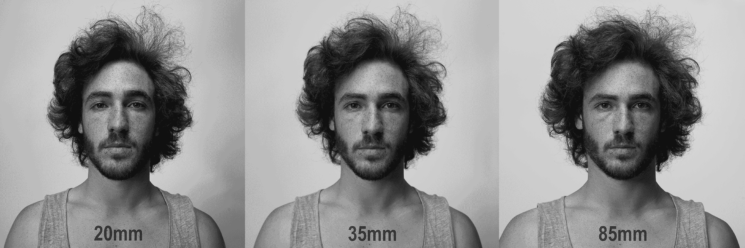
#> input picture 4.png, 745 x 248 px
$ python main.py
#> lines starting #> are read from the running program, lines starting #| are printed output that depends on the picture; after the words box and inside, x2 and y2 are one past the last pixel; in counts of white or black regions, pixels touching at a corner belong together

# coding: utf-8

# In[1]:


import numpy as np
import cv2


# In[2]:


face_cascade = cv2.CascadeClassifier('haarcascade_frontalface_default.xml')
eye_cascade = cv2.CascadeClassifier('haarcascade_eye.xml')


# In[3]:


img = cv2.imread('4.png')
#> img is the input picture: shape (248, 745, 3); min 16, max 215, mean 144.9
gray = cv2.cvtColor(img, cv2.COLOR_BGR2GRAY)

cv2.imshow('original',img)
cv2.imshow('gray',gray)

# In[4]:


faces = face_cascade.detectMultiScale(gray, 1.3, 5)
#> faces = [[324, 67, 98, 98], [70, 65, 98, 98], [576, 68, 97, 97]]


# In[ ]:


for (x,y,w,h) in faces:
    img = cv2.rectangle(img,(x,y),(x+w,y+h),(255,0,0),2)
    roi_gray = gray[y:y+h, x:x+w]
    roi_color = img[y:y+h, x:x+w]
    eyes = eye_cascade.detectMultiScale(roi_gray)
    for (ex,ey,ew,eh) in eyes:
        cv2.rectangle(roi_color,(ex,ey),(ex+ew,ey+eh),(0,255,0),2)
#> this loop made 3 passes
#> (x, y, w, h, eyes) on passes 1 to 3: (324, 67, 98, 98, [[54, 25, 26, 26], [17, 26, 24, 24]]), (70, 65, 98, 98, [[17, 25, 28, 28]]), (576, 68, 97, 97, [[53, 25, 24, 24], [14, 24, 27, 27]])
#> pass 1, `img = cv2.rectangle(img,(x,y),(x+w,y+h),(255,0,0),2)`:
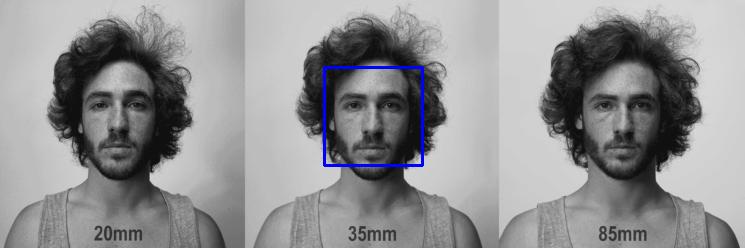
#> img: shape (248, 745, 3); 0.63% of pixels changed, all inside (x1, y1, x2, y2) = (323, 66, 424, 167)
#> pass 1, `roi_gray = gray[y:y+h, x:x+w]`:
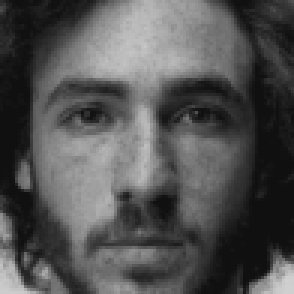
#> roi_gray: shape (98, 98) (shown 3 times larger); min 16, max 208, mean 82.5
#> pass 1, `roi_color = img[y:y+h, x:x+w]`:
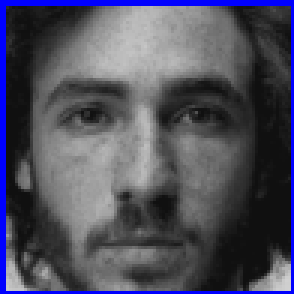
#> roi_color: shape (98, 98, 3) (shown 3 times larger); mean B, G, R 93.5, 78.1, 78.1
#> pass 2, `img = cv2.rectangle(img,(x,y),(x+w,y+h),(255,0,0),2)`:
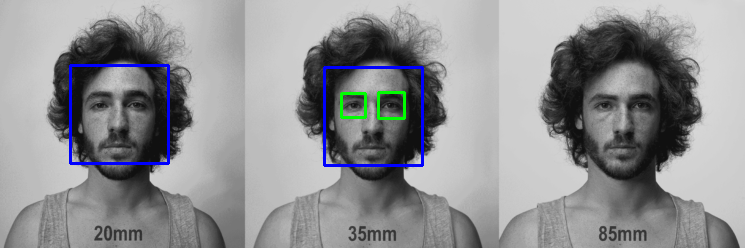
#> img: shape (248, 745, 3); 0.95% of pixels changed, all inside (x1, y1, x2, y2) = (69, 64, 406, 165)
#> after the loop:
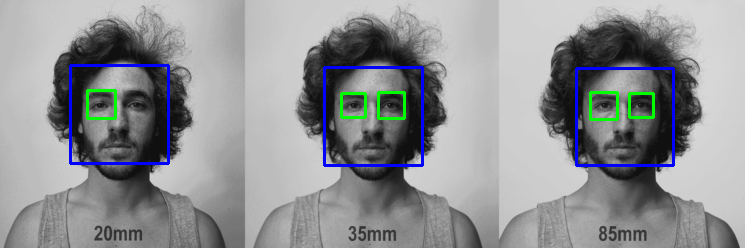
#> img: shape (248, 745, 3); 1.13% of pixels changed, all inside (x1, y1, x2, y2) = (86, 67, 675, 167)
#> after the loop:
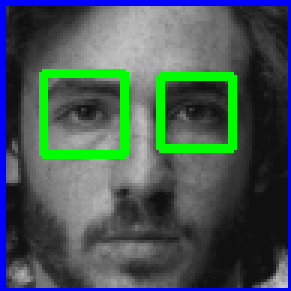
#> roi_color: shape (97, 97, 3) (shown 3 times larger); mean B, G, R 85.7, 86.6, 70.2
#> after the loop:
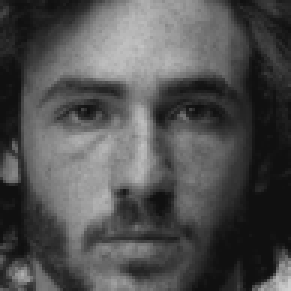
#> roi_gray: shape (97, 97) (shown 3 times larger); min 16, max 208, mean 80.5


# In[ ]:


cv2.imshow('img',img)
cv2.waitKey(0)
cv2.destroyAllWindows()
